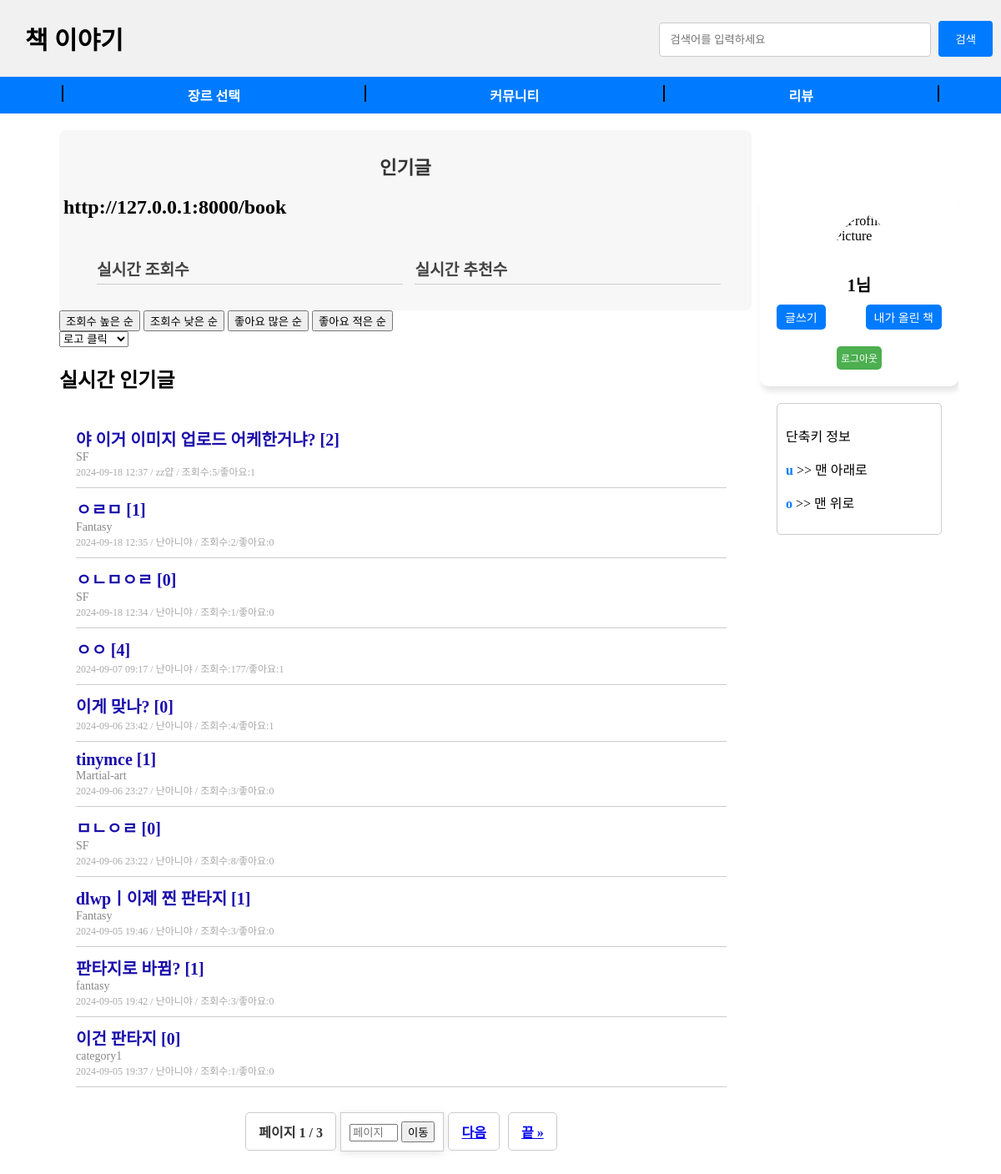
Page /book/ (signed in) on the committed database.
### book/models.py (models this page shows, shortened)
class Post_information(models.Model):
    STATUS_CHOICES = [
        ('published', '공개'),
        ('unpublished', '비공개'),
    ]
    title = models.CharField(max_length=255, null=False)                  # 제목
    content = models.TextField(null=False)                                # 내용
    category = models.CharField(max_length=100, blank=True)               # 카테고리
    status = models.CharField(max_length=20, choices=STATUS_CHOICES, default='published')  # 상태
    author = models.ForeignKey(User_information, on_delete=models.CASCADE)  # 작성자
    like_users = models.ManyToManyField(User_information,default=1, related_name='post_like_user',blank =True)
    created_at = models.DateTimeField(auto_now_add=True)                  # 작성일
    updated_at = models.DateTimeField(auto_now=True)                      # 수정일
    tags = models.ManyToManyField('Tag', blank=True)  # 태그 추가
    views = models.IntegerField(default=0)  #조회수

class Comment(models.Model):
    post = models.ForeignKey(Post_information, related_name='comments', on_delete=models.CASCADE)  # 게시물과의 관계
    author = models.ForeignKey(User_information, on_delete=models.CASCADE)  # 작성자
    comment_like_users = models.ManyToManyField(User_information,default=1, related_name='comment_like_user',blank =True)
    content = models.TextField(null=False)  # 댓글 내용
    created_at = models.DateTimeField(auto_now_add=True)  # 작성 시간
    likes = models.IntegerField(default=0)  # 좋아요 수

class User_information(models.Model):
    username = models.CharField(max_length=100, unique=True, null=False)  # 아이디
    password = models.CharField(max_length=100, null=False)               # 비밀번호
    nickname = models.CharField(max_length=100, unique=True, null=False)  # 닉네임
    birthdate = models.CharField(max_length=8, null=False)                # 생년월일 (YYYYMMDD)

### book/views.py (the view)
# urls.py: path('', views.index, name='index'),
def index(request):
    print("titlelist")
    category = request.GET.get('category','all')  # 선택된 카테고리 가져오기
    print(category)
    if category == 'all' or category == '':
        post_list = Post_information.objects.all().annotate(like_count=Count('like_users')).order_by('-created_at')#좋아요도 표시
    else:
        post_list = Post_information.objects.filter(category=category).annotate(like_count=Count('like_users')).order_by('-created_at')#좋아요도 표시
    paginator = Paginator(post_list, 10)  # 페이지당 20개의 게시물을 표시합니다
    page_number = request.GET.get('page')
    page_obj = paginator.get_page(page_number)
    user_id = request.session.get('user_id')
    try:
        user_profile = UserProfile.objects.get(user_id=user_id)
    except UserProfile.DoesNotExist:
        user_profile = None  # 프로필이 없으면 None으로 설정
    context = {
        'page_obj': page_obj,
        'user_profile': user_profile,
    }
    print(context)
    print(request)
    return render(request,'book/index.html',context)

### book/templates/book/index.html (shortened to what this page needs)
<!DOCTYPE html>
<html>
<head>
</head>
<body>
    <header id="header">
        <div class="navbar">
            <a href="{% url 'index' %}" style="font-family: 'Gugi' ;">책 이야기</a>
            <div class="search-bar">
                <form action="{% url 'search_posts' %}" method="post">
                    <input type="text" name ="search-post" placeholder="검색어를 입력하세요"  value="{{ query }}">
                    <button>검색</button>
                </form>
            </div>
        </div>
        <nav class="category-bar">
            <div class="vertical-line"></div>
            <div class="dropdown">
                <a href="#" class="dropbtn">장르 선택</a>
            </div>
            <div class="vertical-line"></div>
            <a href="#">커뮤니티</a>
            <div class="vertical-line"></div>
            <a href="#">리뷰</a>
            <div class="vertical-line"></div>
        </nav>
    </header>
    <div id ="container" class ="content_body" style ="height: auto !important;">
        <div class="main-content" style ="height: auto !important;">
            <div class ="sidebar" style ="height: auto !important;">
                <div class="login-post-container">
                    <div class="login-container">
                        {% if request.session.username %}
                            <div class="user-info">
                                {% load static %}
                                <div class="profile-pic">
                                    <form method="post" action="{% url 'upload_profile_pic' %}" enctype="multipart/form-data">
                                        <img
                                            src="{% if user_profile.profile_image %} http://127.0.0.1:8000/book{{ user_profile.profile_image }}{% endif %}"
                                            alt="Profile Picture"
                                            style="cursor: pointer; width: 100px; height: 100px; border-radius: 50%;"
                                            onclick="document.getElementById('file-input').click();"
                                        >
                                    </form>
                                </div>
                                <h2>{{ request.session.username }}님</h2>
                                <div class="user-actions">
                                    <a href="{%url 'post_view'%}" class="action-button">글쓰기</a>
                                    <a href="#" class="action-button">내가 올린 책</a>
                                </div>
                                <a href="{% url 'logout' %}" class="logout-button">로그아웃</a>
                            </div>
                        {% endif %}
                    </div>
                </div>
                <div class="shortcut-box">
                    <p>단축키 정보</p>
                    <p><span class="shortcut">u</span> >> 맨 아래로</p>
                    <p><span class="shortcut">o</span> >> 맨 위로</p>
                </div>
            </div>
            <div class ="content">
                <div class="post-list" >
                    <div class="ranking-container">
                        <h3>인기글</h3>
                        <h2>http://127.0.0.1:8000/book{{ user_profile.profile_image}}</h2>
                        <ul>
                            {% include 'book/ranking_list.html' %}
                        </ul>
                    </div>
                    <div>
                        <form method="get" action="{% url 'post_sort' %}" style="display:inline;">
                            <button type="submit" {% if request.GET.sort == 'views_desc' %}class="active"{% endif %}>
                                조회수 높은 순
                            </button>
                        </form>
                        <form method="get" action="{% url 'post_sort' %}" style="display:inline;">
                            <button type="submit" {% if request.GET.sort == 'views_asc' %}class="active"{% endif %}>
                                조회수 낮은 순
                            </button>
                        </form>
                        <form method="get" action="{% url 'post_sort' %}" style="display:inline;">
                            <button type="submit" {% if request.GET.sort == 'likes_desc' %}class="active"{% endif %}>
                                좋아요 많은 순
                            </button>
                        </form>
                        <form method="get" action="{% url 'post_sort' %}" style="display:inline;">
                            <button type="submit" {% if request.GET.sort == 'likes_asc' %}class="active"{% endif %}>
                                좋아요 적은 순
                            </button>
                        </form>
                    </div>
                        <form method="get" action=".">
                            <select id="category" name="category" onchange="this.form.submit()">
                                <option value="">로고 클릭</option>
                            </select>
                        </form>
                    {% if results == 1%}
                            <h2>검색 결과 </h2>
                            <ul class="post-list">
                                {% for post in page_obj %}
                                    <li class="post-item">
                                        {% comment %} <a href="{% url 'post_detail' post.id %}">{{ post.title }}</a> - {{ post.created_at }} {% endcomment %}
                                        <a href="{% url 'post_detail' post.pk %}" class="post-title">{{ post.title }}</a>
                                        <div class="post-category">{{ post.category }}</div>
                                        <div class="post-meta">{{ post.created_at|date:"Y-m-d H:i" }} / {{ post.author.nickname }} / 조회수:{{ post.views }} </div>
                                    </li>
                                {% endfor %}
                            </ul>
                    {% else %}
                            <h2>실시간 인기글</h2>
                            <ul class="post-list">
                                {% for post in page_obj %}
                                <li class="post-item">
                                    <a href="{% url 'post_detail' post.pk %}" class="post-title">{{ post.title }}  [{{post.comments.all|length}}]</a>
                                    <div class="post-category">{{ post.category }}</div>
                                    <div class="post-meta">{{ post.created_at|date:"Y-m-d H:i" }} / {{ post.author.nickname }} / 조회수:{{ post.views }}/좋아요:{{ post.like_count }}</div>
                                </li>
                                {% empty %}
                                <li>게시글이 없습니다.</li>
                                {% endfor %}
                            </ul>
                    {% endif %}
                    <div class="pagination">
                        {%if results == 1%}
                            <span class="step-links">
                                {% if page_obj.has_previous %}
                                <div class="pagination-controls">
                                    <a href="search_post?page=1{% if request.GET.sort %}&sort={{ request.GET.sort }}{% endif %}">&laquo; 처음</a>
                                </div>
                                <div class="pagination-controls2">
                                    <a href="search_post?page={{ page_obj.previous_page_number }}{% if request.GET.sort %}&sort={{ request.GET.sort }}{% endif %}">이전</a>
                                </div>
                                {% endif %}
                                <span class="current">
                                    페이지 {{ page_obj.number }} / {{ page_obj.paginator.num_pages }}
                                </span>
                                {% if page_obj.has_next %}
                                <div class="pagination-controls">
                                    <a href="search_post?page={{ page_obj.next_page_number }}{% if request.GET.sort %}&sort={{ request.GET.sort }}{% endif %}">다음</a>
                                </div>
                                <div class="pagination-controls2">
                                    <a href="search_post?page={{ page_obj.paginator.num_pages }}{% if request.GET.sort %}&sort={{ request.GET.sort }}{% endif %}">끝 &raquo;</a>
                                </div>
                            </span>
                        {% endif %}
                        {%else%}
                            <span class="step-links">
                                <span class="current">
                                    페이지 {{ page_obj.number }} / {{ page_obj.paginator.num_pages }}
                                </span>
                                <div id="pagePopup" class="page-popup" >
                                    <input type="number" id="pageInput" min="1" max="{{ page_obj.paginator.num_pages }}" placeholder="페이지 번호 입력">
                                    <button id="movePageBtn">이동</button>
                                </div>
                                {% if page_obj.has_next %}
                                <div class="pagination-controls">
                                    <a href="?page={{ page_obj.next_page_number }}{% if request.GET.sort %}&sort={{ request.GET.sort }}{% endif %}">다음</a>
                                </div>
                                <div class="pagination-controls2">
                                    <a href="?page={{ page_obj.paginator.num_pages }}{% if request.GET.sort %}&sort={{ request.GET.sort }}{% endif %}">끝 &raquo;</a>
                                </div>
                            </span>
                            {% endif %}
                        {%endif%}
                    </div>
                </div>
            </div>
        </div>
    </div>
</body>
</html>

### rows in the picture
Post_information: title "야 이거 이미지 업로드 어케한거냐?", comments.all|length "2", category "SF", created_at "2024-09-18 12:37", author.nickname "zz얍", views "5", like_count "1"
Post_information: title "ㅇㄹㅁ", comments.all|length "1", category "Fantasy", created_at "2024-09-18 12:35", author.nickname "난아니야", views "2", like_count "0"
Post_information: title "ㅇㄴㅁㅇㄹ", comments.all|length "0", category "SF", created_at "2024-09-18 12:34", author.nickname "난아니야", views "1", like_count "0"
Post_information: title "ㅇㅇ", comments.all|length "4", created_at "2024-09-07 09:17", author.nickname "난아니야", views "177", like_count "1"
Post_information: title "이게 맞나?", comments.all|length "0", created_at "2024-09-06 23:42", author.nickname "난아니야", views "4", like_count "1"
Post_information: title "tinymce", comments.all|length "1", category "Martial-art", created_at "2024-09-06 23:27", author.nickname "난아니야", views "3", like_count "0"
Post_information: title "ㅁㄴㅇㄹ", comments.all|length "0", category "SF", created_at "2024-09-06 23:22", author.nickname "난아니야", views "8", like_count "0"
Post_information: title "dlwpㅣ이제 찐 판타지", comments.all|length "1", category "Fantasy", created_at "2024-09-05 19:46", author.nickname "난아니야", views "3", like_count "0"
Post_information: title "판타지로 바뀜?", comments.all|length "1", category "fantasy", created_at "2024-09-05 19:42", author.nickname "난아니야", views "3", like_count "0"
Post_information: title "이건 판타지", comments.all|length "0", category "category1", created_at "2024-09-05 19:37", author.nickname "난아니야", views "1", like_count "0"

### other values in the picture
{{ request.session.username }} "1"
{{ page_obj.number }} "1"
{{ page_obj.paginator.num_pages }} "3"
